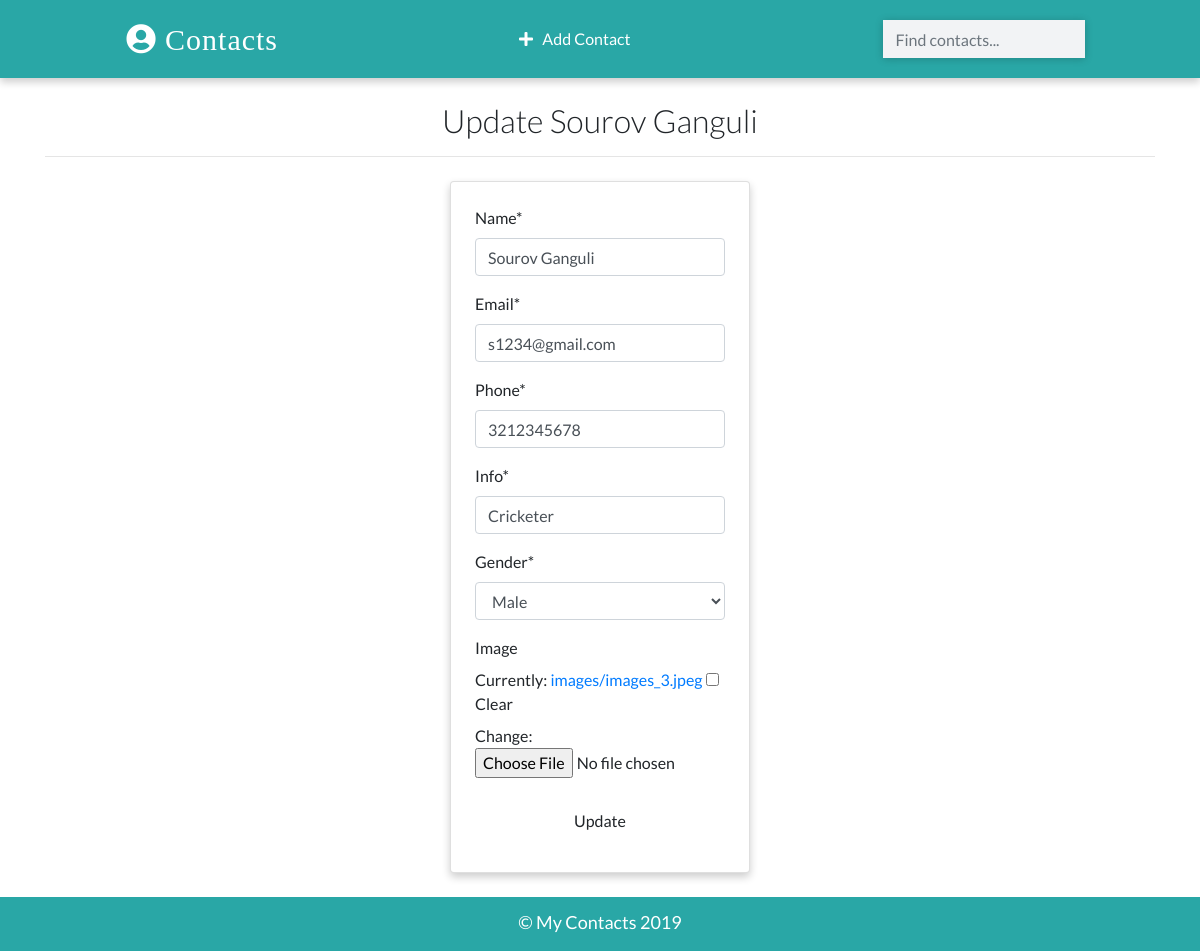
The app's page /contacts/update/9 with its own data.
### app/models.py (models this page shows)
class Contact (models.Model):
   name = models.CharField(max_length=20)
   email = models.EmailField(max_length=100)
   phone = models.IntegerField()
   info = models.CharField(max_length=30)
   gender = models.CharField(max_length=30, choices=(
   ('male','Male'),
   ('female','Female')
   ))
   image = models.ImageField(upload_to='images/',blank=True )
   date_added = models.DateTimeField(default=datetime.now)
   def __str__(self):
        return self.name

### app/views.py (the view)
# urls.py: path('contacts/update/<int:pk>',views.ContactUpdateView.as_view(),name="update") ,
class ContactUpdateView(UpdateView):
    model= Contact
    template_name ='update.html'
    fields = ['name','email','phone','info','gender','image']
    success_url= '/'

### templates/update.html (shortened to what this page needs)
{% extends "base.html" %}
{% load crispy_forms_tags %}
{% block content %}
<div class="container">
   <h2 class="heading font-weight-light text-center">Update {{contact}} </h2>
   <hr>
</div>
<div class="container w-25 card p-4 mt-4">
   <form action=" " method="POST" enctype="multipart/form-data">
   {{form | crispy}}
   <input type="submit" value="Update" class="w-100  text-center  my-2 btn " >
   </form>
</div>
{% endblock content %}

### static/css/main.css (style rules this page uses)
:root { --back: #29a7a6; --girl: #e64298; --boy: #2874dd; }
body { font-family: Lato, sans-serif; }
.card { box-shadow: 0 4px 8px 0 rgba(0, 0, 0, 0.2); transition: 0.3s; min-width: 250px; box-sizing: border-box; }

### records on screen
Contact: name "Sourov Ganguli", email "s1234@gmail.com", phone "3212345678", info "Cricketer", gender "Male"
